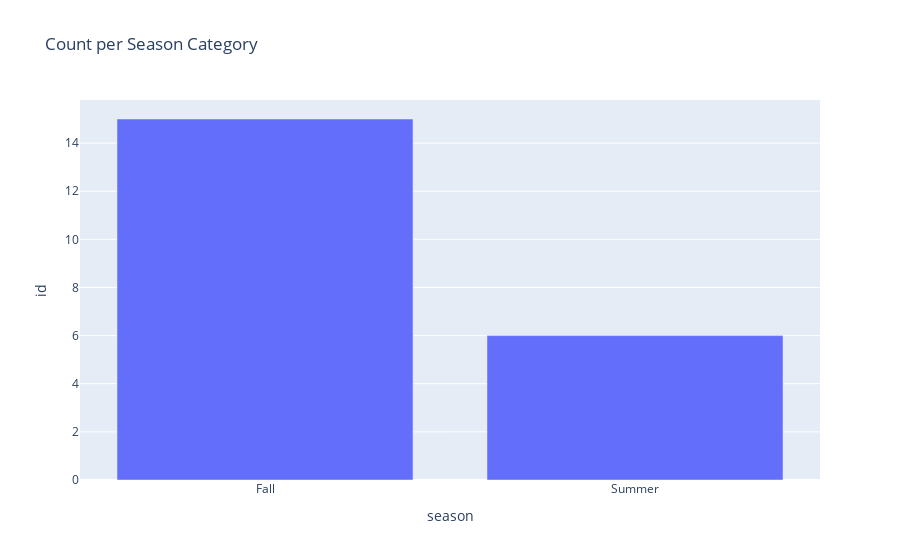

Source (notebook cell):
### Code cell
fig = px.bar(data.groupby('season').count().reset_index(), x='season', y='id', title='Count per Season Category')
fig.update_layout(barmode='stack', xaxis={'categoryorder':'total descending'})

### Figure 1 — Plotly figure (JSON) as saved in the notebook; plotly's stock layout.template omitted (floating-point values rounded to 4 significant figures)
{"data": [{"alignmentgroup": "True", "hovertemplate": "season=%{x}<br>id=%{y}<extra></extra>", "legendgroup": "", "marker": {"color": "#636efa", "pattern": {"shape": ""}}, "name": "", "offsetgroup": "", "orientation": "v", "showlegend": false, "textposition": "auto", "type": "bar", "x": ["Fall", "Summer"], "xaxis": "x", "y": [15, 6], "yaxis": "y"}], "layout": {"barmode": "stack", "legend": {"tracegroupgap": 0}, "title": {"text": "Count per Season Category"}, "xaxis": {"anchor": "y", "categoryorder": "total descending", "domain": [0, 1], "title": {"text": "season"}}, "yaxis": {"anchor": "x", "domain": [0, 1], "title": {"text": "id"}}}}
